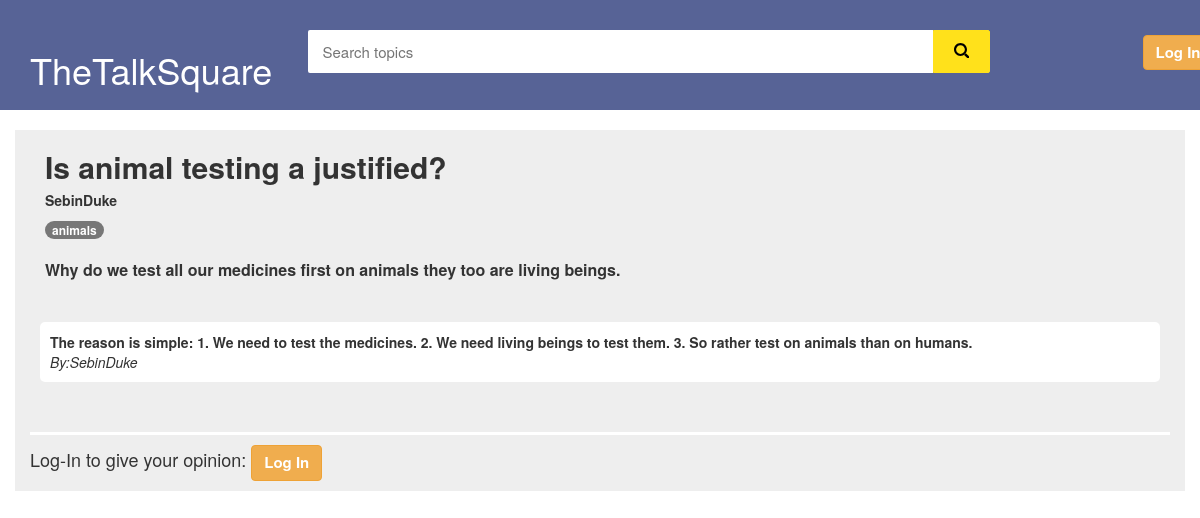
The page /1/topic on the database as committed earlier.
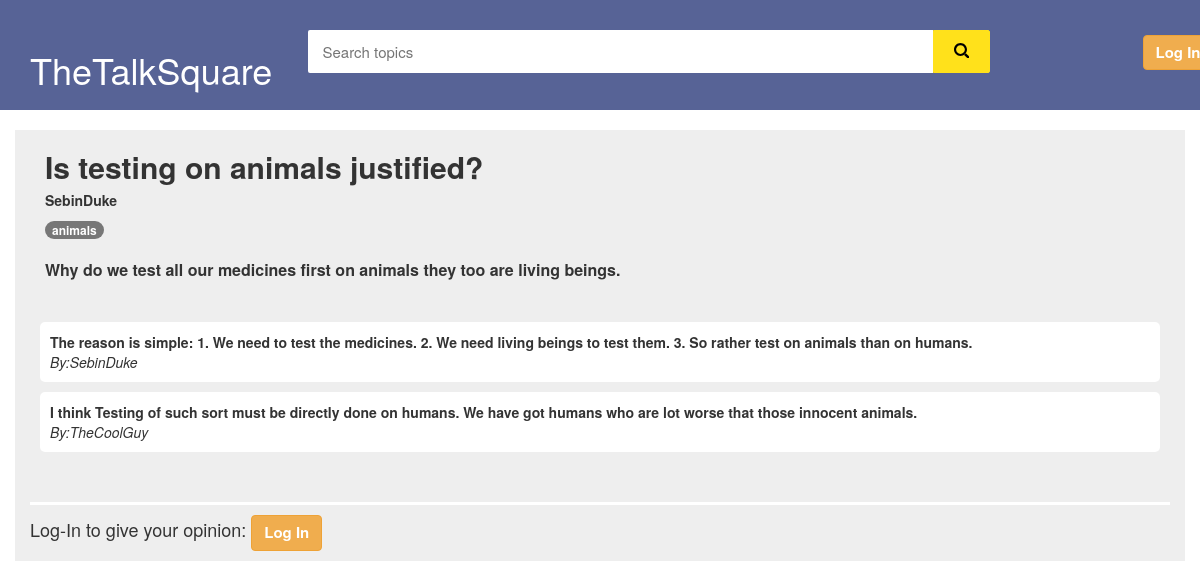
The same page on the database as committed later.
### main/models.py (models this page shows, shortened)
class Topic(models.Model):
    user = models.ForeignKey(User, on_delete=models.CASCADE)
    topic_text = models.CharField(max_length=250)
    topic_desc=models.CharField(max_length=700,default="")
    upvotes = models.IntegerField(default=0)
    downvotes = models.IntegerField(default=0)

class Tag(models.Model):
    tag_name= models.CharField(max_length=50)
    tag_desc=models.CharField(max_length=500,default="")
    topic = models.ForeignKey(Topic, on_delete = models.CASCADE)

class Opinion(models.Model):
    user = models.ForeignKey(User, on_delete=models.CASCADE)
    topic=models.ForeignKey(Topic,on_delete=models.CASCADE)
    opinion_text=models.CharField(max_length=500)
    upvotes = models.IntegerField(default=0)
    downvotes = models.IntegerField(default=0)
    foragainst=models.IntegerField(default=0) #for=1 against=0

### login/models.py (models this page shows, shortened)
class User(models.Model):
    user_name = models.CharField(max_length=80,unique=True)
    first_name = models.CharField(max_length=30)
    last_name = models.CharField(max_length=30)
    email = models.CharField(max_length=120)
    pwd= models.CharField(max_length=80)

### main/views.py (the view)
# urls.py: url(r'^(?P<pk>[0-9]+)/topic$', views.TopicView.as_view(), name='topic'),
class TopicView(generic.DetailView):
	model = Topic
	template_name = 'Temp/Topic.html'
	context_object_name = 't'

### main/templates/Temp/Topic.html (shortened to what this page needs)
<!DOCTYPE html>
<html lang="en">
{% load static %}
<head>
    <link href="{% static 'css/bootstrap.min.css' %}" rel="stylesheet">
    <link href="{% static 'css/styles.css' %}" rel="stylesheet">
    <link href="css/bootstrap.min.css" rel="stylesheet">
    <link href="{% static 'css/stylish-portfolio.css' %}" rel="stylesheet">
</head>
<body>
<body>
<div id="flipkart-navbar" style="background: #576396">
    <div class="container">
        <div class="row row1" style="margin-top: 20px;padding-bottom:20px">
            <div class="col-sm-3">
                <h1 style="margin:0px;"><span class="largenav" style="padding-top:20px;color: #fff">TheTalkSquare</span></h1>
            </div>
            <div class="flipkart-navbar-search smallsearch col-sm-7">
                <div class="row">
                    <form class="form" method="POST" action="{% url 'main:search' %}">
                        <input style="color:#000" class="flipkart-navbar-input col-xs-11" name="topic_text" type=""
                           placeholder="Search topics" required>
                        <button class="flipkart-navbar-button col-xs-1">
                        </button>
                    </form>
                </div>
            </div>
            <div class="col-sm-1">
                <ul style="padding-top:5px;list-style:none">
                </ul>
            </div>
            <div class="col-sm-1">
                <ul style="padding-top:5px;list-style:none">
                    {% if request.session.user_id %}
                    <li><a style="font-size: 15px;font-weight: bolder" href="{% url 'login:logout' %}" class="btn btn-warning">Log Out</a></li>
                    {% else %}
                    <li><a style="font-size: 15px;font-weight: bolder" href="{% url 'login:login' %}" class="btn btn-warning">Log In</a></li>
                    {% endif %}
                </ul>
            </div>
        </div>
    </div>
</div>
<br>
<div class="container"  style="background: #eeeeee">
    <div class="container" >
        <h2><b>{{ t.topic_text }}</b></h2>
        <h5><b>{{ t.user.user_name }}</b></h5>
        {% if t.tag_set.all %}
            {% for i in t.tag_set.all %}
                <a href=""><span
                        class="badge badge-info">
                {{ i.tag_name }}
                </span>
                </a>
            {% endfor %}
        {% else %}
            No Tags
        {% endif %}
<div><br></div>
            <div  style="width: 1100px;font-size: 16px;font-weight: bold">
                {{ t.topic_desc }}
        </div>
    </div>
    <ul style="list-style-type: none;padding: 40px 10px ;border-bottom: 3px solid white">
        {% if t.opinion_set.all %}
            {% for i in t.opinion_set.all %}
                <li style="background: #fff;padding: 10px;border-radius:5px;margin-bottom: 10px"><b>{{ i.opinion_text }}</b><i><br>By:{{ i.user.user_name }}</i></li>
            {% endfor %}
        {% else %}
            <li>No opinions on this topic yet.
        {% endif %}
    </ul>
 {% if request.session.user_id %}
<h4>Comment Sectoion : </h4>
    <div class="modal-body">
        <form class="form" method="POST" action="{% url 'main:addopinion' %}">
            {% csrf_token %}
            <div class="row">
                <div class="form-group col-sm-10">
                    <textarea type="text"  name="opinion_text" rows="5"  class="form-control"
                           placeholder="Give your valuable opinion here:" required >
                        </textarea>
                </div>
                <div class="form-group col-sm-2">
                    <button class="btn btn-success">Add opinion</button>
                </div>
                <input name="topic" value="{{ t.id }}" style="visibility: hidden">
            </div>
        </form>
    </div>
</div>
{% else %}
<h4>Log-In to give your opinion: <a style="font-size: 15px;font-weight: bolder" href="{% url 'login:login' %}" class="btn btn-warning">Log In</a></h4>
{% endif %}
</body>
</html>

Rows that differ between the two databases and show on the page:
changed Topic "Why do we test all our medicines first on animals they too are living beings.": topic_text "Is animal testing a justified?" → "Is testing on animals justified?"
added Opinion: opinion_text "I think Testing of such sort must be directly done on humans. We have got humans who are lot worse that those innocent animals.", user.user_name "TheCoolGuy"
